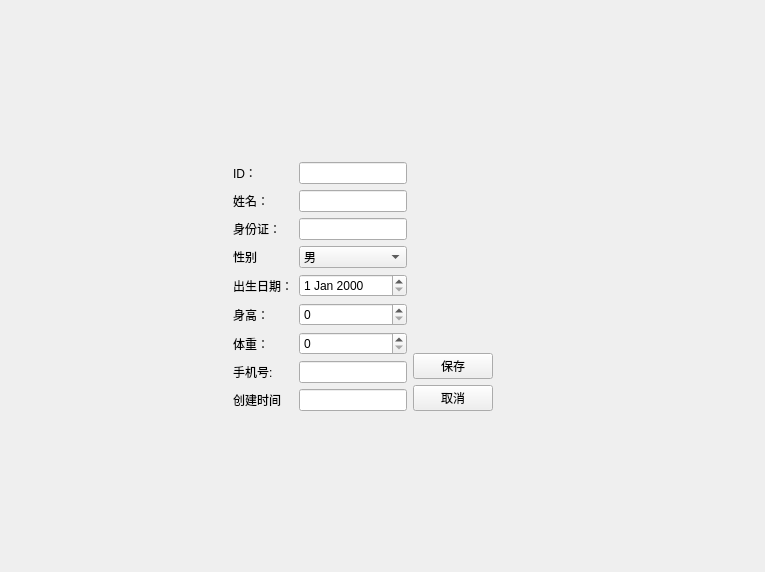
<?xml version="1.0" encoding="UTF-8"?>
<ui version="4.0">
 <class>PatientEditView</class>
 <widget class="QWidget" name="PatientEditView">
  <property name="geometry">
   <rect>
    <x>0</x>
    <y>0</y>
    <width>765</width>
    <height>572</height>
   </rect>
  </property>
  <property name="windowTitle">
   <string>编辑患者信息</string>
  </property>
  <layout class="QVBoxLayout" name="verticalLayout_3">
   <item>
    <spacer name="verticalSpacer_3">
     <property name="orientation">
      <enum>Qt::Orientation::Vertical</enum>
     </property>
     <property name="sizeHint" stdset="0">
      <size>
       <width>20</width>
       <height>138</height>
      </size>
     </property>
    </spacer>
   </item>
   <item>
    <layout class="QHBoxLayout" name="horizontalLayout_2">
     <item>
      <spacer name="horizontalSpacer">
       <property name="orientation">
        <enum>Qt::Orientation::Horizontal</enum>
       </property>
       <property name="sizeHint" stdset="0">
        <size>
         <width>106</width>
         <height>20</height>
        </size>
       </property>
      </spacer>
     </item>
     <item>
      <layout class="QHBoxLayout" name="horizontalLayout">
       <item>
        <layout class="QGridLayout" name="gridLayout">
         <item row="1" column="0">
          <widget class="QLabel" name="label_2">
           <property name="text">
            <string>姓名：</string>
           </property>
          </widget>
         </item>
         <item row="3" column="0">
          <widget class="QLabel" name="label_3">
           <property name="text">
            <string>性别</string>
           </property>
          </widget>
         </item>
         <item row="7" column="1">
          <widget class="QLineEdit" name="dbEditMobile"/>
         </item>
         <item row="1" column="1">
          <widget class="QLineEdit" name="dbEditName"/>
         </item>
         <item row="5" column="0">
          <widget class="QLabel" name="label_6">
           <property name="text">
            <string>身高：</string>
           </property>
          </widget>
         </item>
         <item row="6" column="0">
          <widget class="QLabel" name="label_7">
           <property name="text">
            <string>体重：</string>
           </property>
          </widget>
         </item>
         <item row="0" column="0">
          <widget class="QLabel" name="label">
           <property name="text">
            <string>ID：</string>
           </property>
          </widget>
         </item>
         <item row="2" column="0">
          <widget class="QLabel" name="label_4">
           <property name="text">
            <string>身份证：</string>
           </property>
          </widget>
         </item>
         <item row="7" column="0">
          <widget class="QLabel" name="label_8">
           <property name="text">
            <string>手机号:</string>
           </property>
          </widget>
         </item>
         <item row="2" column="1">
          <widget class="QLineEdit" name="dbEditIDCard"/>
         </item>
         <item row="6" column="1">
          <widget class="QSpinBox" name="dbSpinWeight"/>
         </item>
         <item row="0" column="1">
          <widget class="QLineEdit" name="dbEditID"/>
         </item>
         <item row="3" column="1">
          <widget class="QComboBox" name="dbComboSex">
           <item>
            <property name="text">
             <string>男</string>
            </property>
           </item>
           <item>
            <property name="text">
             <string>女</string>
            </property>
           </item>
          </widget>
         </item>
         <item row="5" column="1">
          <widget class="QSpinBox" name="dbSpinHeight"/>
         </item>
         <item row="4" column="1">
          <widget class="QDateEdit" name="dbDateEditDOB"/>
         </item>
         <item row="4" column="0">
          <widget class="QLabel" name="label_5">
           <property name="text">
            <string>出生日期：</string>
           </property>
          </widget>
         </item>
         <item row="8" column="0">
          <widget class="QLabel" name="label_9">
           <property name="text">
            <string>创建时间</string>
           </property>
          </widget>
         </item>
         <item row="8" column="1">
          <widget class="QLineEdit" name="dbCreatedTimeStamp"/>
         </item>
        </layout>
       </item>
       <item>
        <layout class="QVBoxLayout" name="verticalLayout_2">
         <item>
          <spacer name="verticalSpacer">
           <property name="orientation">
            <enum>Qt::Orientation::Vertical</enum>
           </property>
           <property name="sizeHint" stdset="0">
            <size>
             <width>20</width>
             <height>40</height>
            </size>
           </property>
          </spacer>
         </item>
         <item>
          <layout class="QVBoxLayout" name="verticalLayout">
           <item>
            <widget class="QPushButton" name="pushButton">
             <property name="text">
              <string>保存</string>
             </property>
            </widget>
           </item>
           <item>
            <widget class="QPushButton" name="pushButton_2">
             <property name="text">
              <string>取消</string>
             </property>
            </widget>
           </item>
          </layout>
         </item>
        </layout>
       </item>
       <item>
        <spacer name="horizontalSpacer_2">
         <property name="orientation">
          <enum>Qt::Orientation::Horizontal</enum>
         </property>
         <property name="sizeHint" stdset="0">
          <size>
           <width>40</width>
           <height>20</height>
          </size>
         </property>
        </spacer>
       </item>
      </layout>
     </item>
     <item>
      <spacer name="horizontalSpacer_3">
       <property name="orientation">
        <enum>Qt::Orientation::Horizontal</enum>
       </property>
       <property name="sizeHint" stdset="0">
        <size>
         <width>40</width>
         <height>20</height>
        </size>
       </property>
      </spacer>
     </item>
    </layout>
   </item>
   <item>
    <spacer name="verticalSpacer_2">
     <property name="orientation">
      <enum>Qt::Orientation::Vertical</enum>
     </property>
     <property name="sizeHint" stdset="0">
      <size>
       <width>20</width>
       <height>137</height>
      </size>
     </property>
    </spacer>
   </item>
  </layout>
 </widget>
 <resources/>
 <connections/>
</ui>
